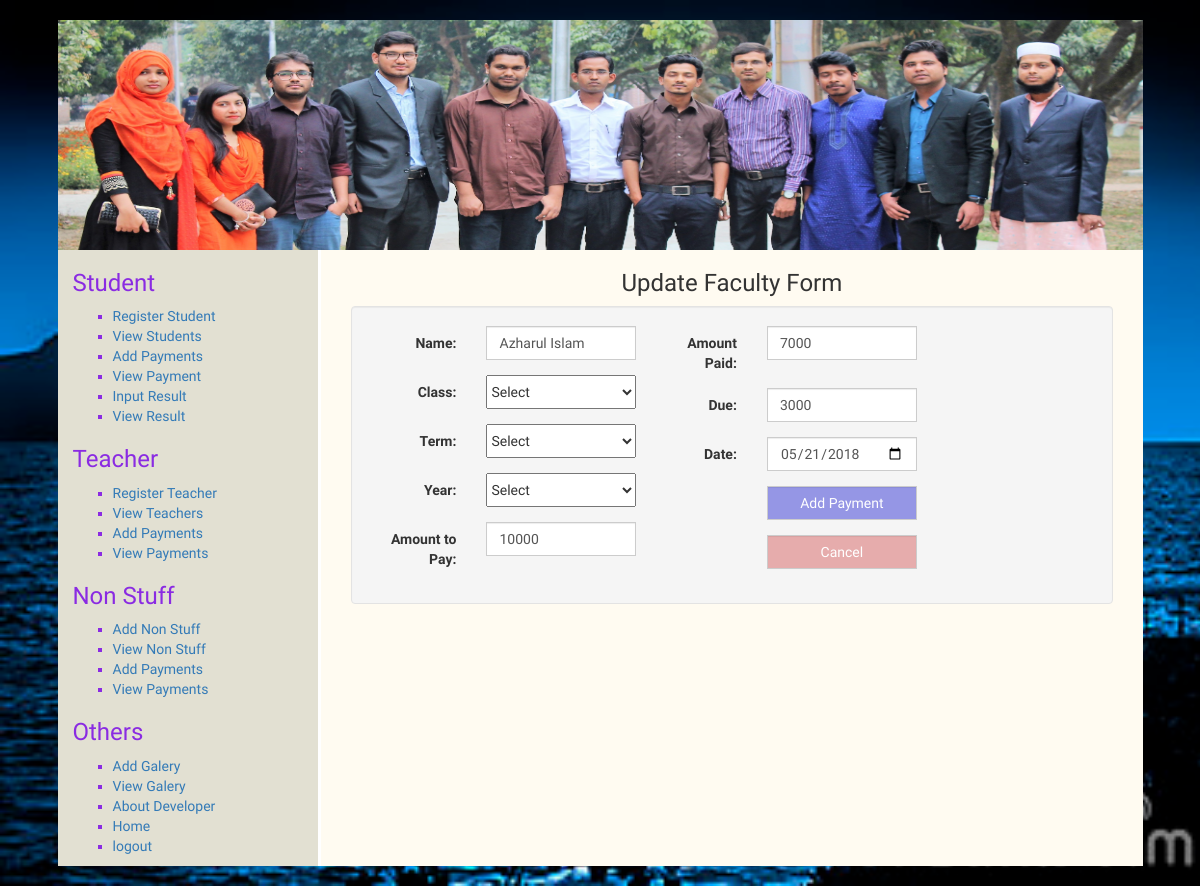
The page /updateStdPayment.php?st_id=1 (signed in) on the database its author committed.
### tables this page shows
CREATE TABLE IF NOT EXISTS `stupayment` (
  `st_id` int(11) NOT NULL AUTO_INCREMENT,
  `name` varchar(111) NOT NULL,
  `class` varchar(111) NOT NULL,
  `term` varchar(111) NOT NULL,
  `year` varchar(111) NOT NULL,
  `amount` varchar(111) NOT NULL,
  `paid` varchar(111) NOT NULL,
  `due` varchar(111) NOT NULL,
  `dates` varchar(111) NOT NULL,
  PRIMARY KEY (`st_id`)
);

### updateStdPayment.php (the view, shortened to what this page needs)
<?php include("header.php"); ?>
<?php
	$st_id = isset($_GET['st_id'])?$_GET['st_id']:"";
 ?>
					<?php include("config.php"); ?>
					<?php
							$sql="SELECT * FROM stupayment WHERE st_id = $st_id ";
							$result = $conn->query($sql);
							if ($result->num_rows > 0) {
							    while($row  = $result->fetch_assoc()) {
							        $name 	= $row["name"];
							        $class 	= $row["class"];
							        $term    = $row["term"];
							        $year    = $row["year"];
							        $amount    = $row["amount"];
							        $paid    = $row["paid"];
							        $due    = $row["due"];
							        $dates    = $row["dates"];
							    }
							}
					?>
		<div class="col-md-12">
			<?php include("leftMenu.php"); ?>
			<div class="col-md-9 hstu">
					<h3 class="text-center">Update Faculty Form</h3>
					<form class="well form-horizontal" action="" method="post" id="contact_form">
						<fieldset>
						<div class="col-md-5">
							<div class="form-group">
						        <label class="col-md-4 control-label">Name:</label>
						        <div class="col-md-4 inputGroupContainer">
						          <div class="input-group">
						           	<input name="name" placeholder="Full Name" class="form-control" type="text" required="required" value="<?php echo $name; ?>">
						           </div>
						        </div>
     						 </div>
     						 <div class="form-group">
						        <label class="col-md-4 control-label">Class:</label>
						        <div class="col-md-4 inputGroupContainer">
						          <div class="input-group">
						           	<select name="class" id="" required="required" value="<?php echo $class; ?>">
						           		<option value="">Select</option>
						           	</select>
						           </div>
						        </div>
     						 </div>
     						 <div class="form-group">
						        <label class="col-md-4 control-label">Term:</label>
						        <div class="col-md-4 inputGroupContainer">
						          <div class="input-group">
						           	<select name="term" id="" required="required" value="<?php echo $term; ?>">
						           		<option value="">Select</option>
						           	</select>
						           </div>
						        </div>
     						 </div>
     						 <div class="form-group">
						        <label class="col-md-4 control-label">Year:</label>
						        <div class="col-md-4 inputGroupContainer">
						          <div class="input-group">
						           	<select name="year" id="" required="required" value="<?php echo $year; ?>">
						           		<option value="">Select</option>
						           	</select>
						           </div>
						        </div>
     						 </div>
     						 <div class="form-group">
						        <label class="col-md-4 control-label">Amount to Pay:</label>
						        <div class="col-md-4 inputGroupContainer">
						          <div class="input-group">
						           	<input name="amount" placeholder="Amount to Pay" class="form-control" type="text" value="<?php echo $amount; ?>">
						           </div>
						        </div>
     						 </div>
     					</div>
						<div class="col-md-4">
     						 <div class="form-group">
						        <label class="col-md-4 control-label">Amount Paid:</label>
						        <div class="col-md-4 inputGroupContainer">
						          <div class="input-group">
						           	<input name="paid" placeholder="Amount Paid" class="form-control" type="text" required="required" value="<?php echo $paid; ?>">
						           </div>
						        </div>
     						 </div>
     						 <div class="form-group">
						        <label class="col-md-4 control-label">Due:</label>
						        <div class="col-md-4 inputGroupContainer">
						          <div class="input-group">
						           	<input name="due" placeholder="Due" class="form-control" type="text" value="<?php echo $due; ?>">
						           </div>
						        </div>
     						 </div>
     						 <div class="form-group">
						        <label class="col-md-4 control-label">Date:</label>
						        <div class="col-md-4 inputGroupContainer">
						          <div class="input-group">
						           	<input name="dates" placeholder="" class="form-control" type="date" value="<?php echo $dates; ?>">
						           </div>
						        </div>
     						 </div>
     						 <div class="form-group">
						        <label class="col-md-4 control-label"></label>
						        <div class="col-md-4 inputGroupContainer">
						          <div class="input-group">
						           	<input name="submit" placeholder="Address" class="form-control" type="submit" value="Add Payment" style="background-color:#3739d580;;color:#fff;">
						           </div>
						        </div>
     						 </div>
     						 <div class="form-group">
						        <label class="col-md-4 control-label"></label>
						        <div class="col-md-4 inputGroupContainer">
						          <div class="input-group">
						           	<a href="entryStudentPayment.php"><input name="cancel" placeholder="Address" class="form-control" type="button" value="Cancel" style="background-color:#cf3f3f66;;color:#fff;"></a>
						           </div>
						        </div>
     						 </div>
     					</div>
						</fieldset>
					</form>
			</div>
		</div>
		<?php include("footer.php"); ?>

### style.css (style rules this page uses)
body { padding: 5px auto; font-family: 'El Messiri', sans-serif; background:url(img/backimg2.jpg) fixed no-repeat; background-size:cover; }
a,a:hover { text-decoration:none; }
.input-group input[type="text"],.input-group input[type="email"],.input-group input[type="date"],.input-group input[type="password"] { width: 150px; }
.input-group input[type="submit"],.input-group input[type="button"],.input-group input[type="password"],.input-group input[type="file"] { width: 150px; }
select,button[type="submit"] { width: 150px; height: 34px; }

### rows shown on the page
stupayment: name "Azharul Islam", amount "10000", paid "7000", due "3000", dates "05/21/2018"
